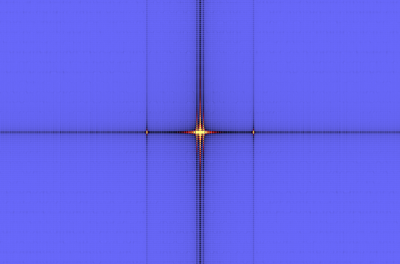
%> input picture Image Processing 1/alireza (2).png (cropped and resized to the size of MATLAB's example picture), 400 x 264 px, given in place of gantrycrane.png, which was not available
$ octave app19.m   (GNU Octave 9; MATLAB toolbox functions it lacks are replaced by stand-ins)
%> lines starting %> are read from the running program, lines starting %| are printed output that depends on the picture; pictures that were not available may be replaced by others from this repository, and a replacement may not be noted
clc;clear;close all;
g = imread('gantrycrane.png');
%> g is the input picture: size 264x400x3 uint8; mean R, G, B 99.1, 98.9, 238
g1 = rgb2gray(g);
g12=g1(118:221,76:174);
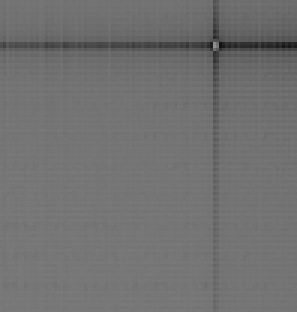
%> g12: size 104x99 uint8 (shown 3 times larger); min 17, max 145, mean 112.8
g10 = imnoise(g1,'gaussian',0.01,0.002);
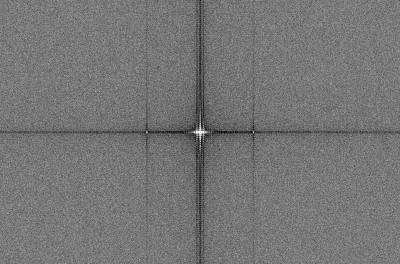
%> g10: size 264x400 uint8; min 0, max 255, mean 117.3
g11= imnoise(g1,'salt & pepper',0.1);
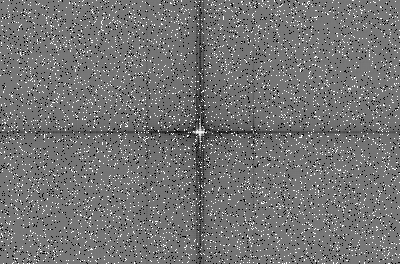
%> g11: size 264x400 uint8; min 0, max 255, mean 116.2
g2 = g10(118:221,76:174);
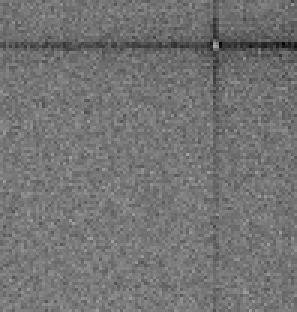
%> g2: size 104x99 uint8 (shown 3 times larger); min 4, max 165, mean 115.2
g3 = g11(118:221,76:174);
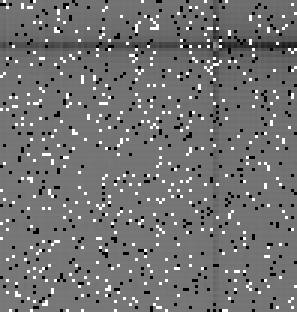
%> g3: size 104x99 uint8 (shown 3 times larger); min 0, max 255, mean 114.5
I1 = medfilt2(g2);
I2 = medfilt2(g3);
mask1=fspecial('average');
I3=imfilter(g2,mask1);
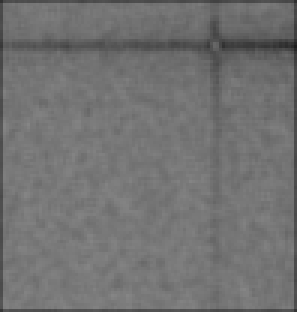
%> I3: size 104x99 uint8 (shown 3 times larger); min 29, max 133, mean 113.7
mask2=fspecial('gaussian');
I4=imfilter(g2,mask2);
subplot(4,2,1);imshow(g2);
title('gaussian noise');
subplot(4,2,3);imshow(I3);
title('filterd by average');
subplot(4,2,5);imshow(I4);
title('filterd by gaussian');
subplot(4,2,7);imshow(I1);
title('filterd by median');
subplot(4,2,2);plot(g2(:,49));
subplot(4,2,4);plot(I3(:,49));
subplot(4,2,6);plot(I4(:,49));
subplot(4,2,8);plot(I1(:,49));
%> after `plot(I1(:,49))`:
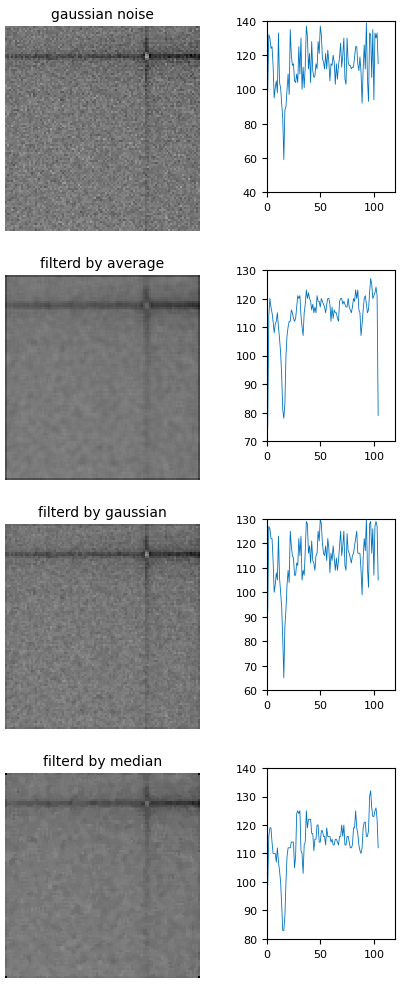
%> figure redrawn from the program's plot data, 8 panels

% [30 lines of commented-out code are left out]
